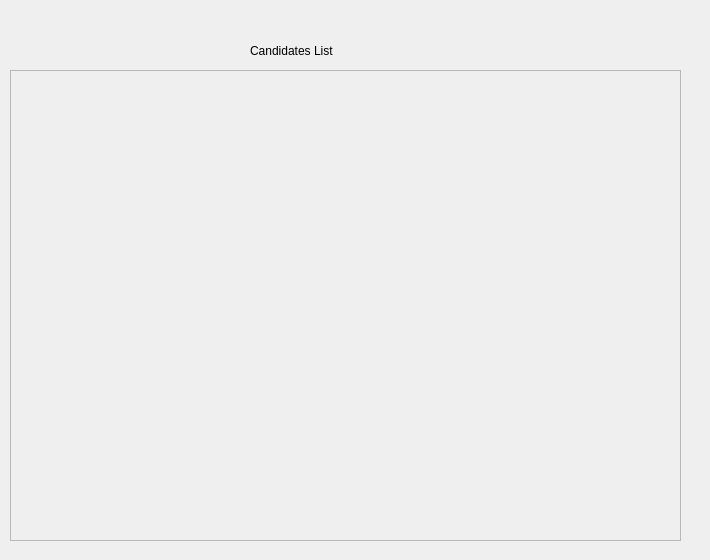
<?xml version="1.0" encoding="UTF-8"?>
<ui version="4.0">
 <class>Vote_Casting</class>
 <widget class="QDialog" name="Vote_Casting">
  <property name="geometry">
   <rect>
    <x>0</x>
    <y>0</y>
    <width>710</width>
    <height>560</height>
   </rect>
  </property>
  <property name="windowTitle">
   <string>Dialog</string>
  </property>
  <widget class="QWidget" name="verticalLayoutWidget">
   <property name="geometry">
    <rect>
     <x>10</x>
     <y>30</y>
     <width>681</width>
     <height>511</height>
    </rect>
   </property>
   <layout class="QVBoxLayout" name="verticalLayout_2">
    <item>
     <widget class="QWidget" name="widget" native="true">
      <widget class="QScrollArea" name="scrollArea">
       <property name="geometry">
        <rect>
         <x>0</x>
         <y>40</y>
         <width>671</width>
         <height>471</height>
        </rect>
       </property>
       <property name="widgetResizable">
        <bool>true</bool>
       </property>
       <widget class="QWidget" name="allCandidateContents">
        <property name="geometry">
         <rect>
          <x>0</x>
          <y>0</y>
          <width>669</width>
          <height>469</height>
         </rect>
        </property>
        <layout class="QVBoxLayout" name="verticalLayout"/>
       </widget>
      </widget>
      <widget class="QLabel" name="label">
       <property name="geometry">
        <rect>
         <x>240</x>
         <y>10</y>
         <width>261</width>
         <height>21</height>
        </rect>
       </property>
       <property name="text">
        <string>Candidates List</string>
       </property>
      </widget>
     </widget>
    </item>
   </layout>
  </widget>
 </widget>
 <resources/>
 <connections/>
</ui>
